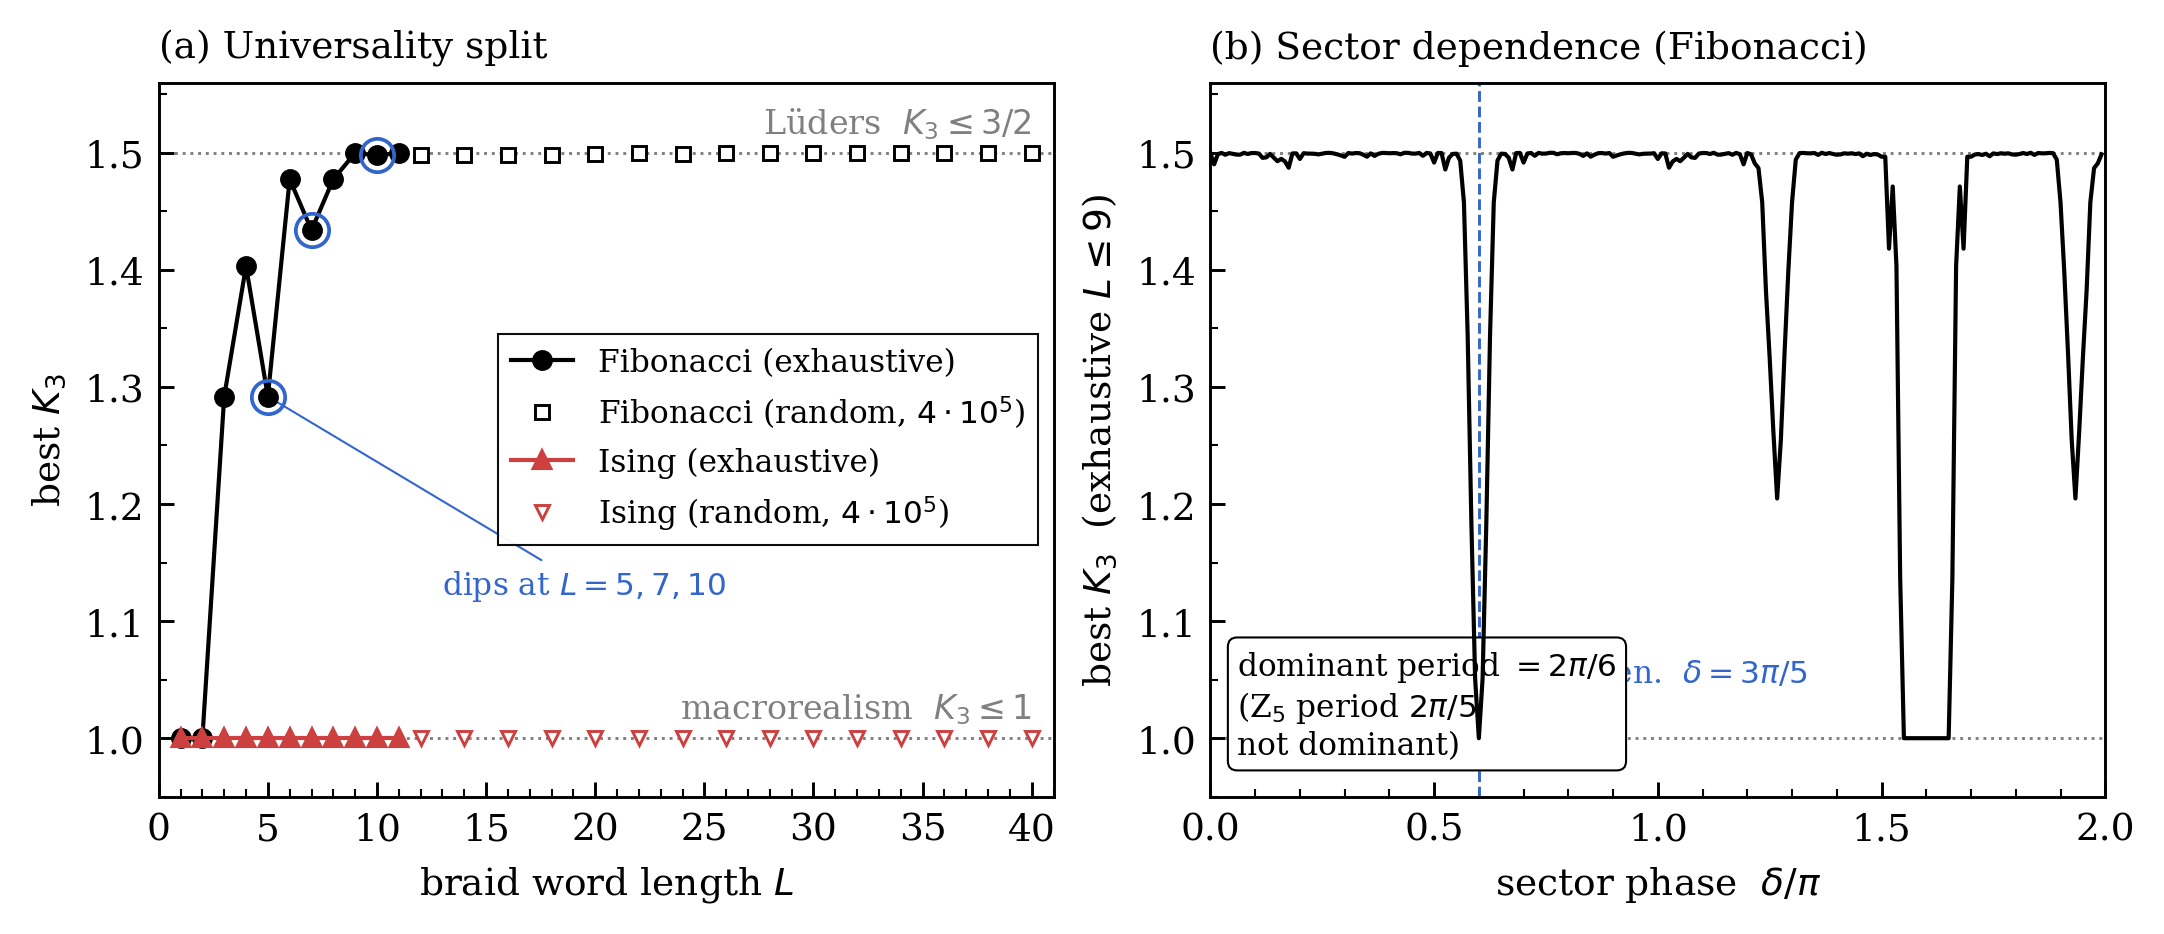

Python code for this plot:
"""
Build the two-panel Letter figure from the three result JSONs:
  lgi_results.json                          (Fibonacci main)
  lgi_ising_results.json                    (Ising)
  lgi_period_and_purestate_results.json     (Fibonacci period scan
                                             + pure-state robustness)

Output: lgi_letter_figure.png

  Panel A  best K3 versus braid length L for Fibonacci and Ising.
           Horizontal markers at K3 = 1 (macrorealism) and 3/2 (Lueders).
  Panel B  K3(delta) sector scan for Fibonacci, with the scalar-singularity
           point delta = 3 pi / 5 marked, and the dominant Fourier period
           2 pi / 6 annotated.
"""
import json
import os
import numpy as np
import matplotlib.pyplot as plt
from matplotlib.ticker import MultipleLocator

HERE = os.path.dirname(os.path.abspath(__file__))


def _find(name):
    """Look for a result JSON next to this script first, then one level up."""
    for cand in (os.path.join(HERE, name),
                 os.path.join(os.path.abspath(os.path.join(HERE, os.pardir)),
                              name)):
        if os.path.exists(cand):
            return cand
    raise FileNotFoundError(name)


with open(_find('lgi_results.json')) as f:
    FIB = json.load(f)
with open(_find('lgi_ising_results.json')) as f:
    ISI = json.load(f)
with open(_find('lgi_period_and_purestate_results.json')) as f:
    EXT = json.load(f)


# ---------- gather data --------------------------------------------------------
fib_L = sorted(int(k) for k in FIB['exhaustive_delta0'])
fib_K3 = [FIB['exhaustive_delta0'][str(L)]['K3'] for L in fib_L]
fib_random_L = sorted(int(k) for k in FIB['random_convergence'])
fib_random_K3 = [FIB['random_convergence'][str(L)] for L in fib_random_L]

isi_L = sorted(int(k) for k in ISI['exhaustive_delta0'])
isi_K3 = [ISI['exhaustive_delta0'][str(L)]['K3'] for L in isi_L]
isi_random_L = sorted(int(k) for k in ISI['random_convergence'])
isi_random_K3 = [ISI['random_convergence'][str(L)] for L in isi_random_L]

delta_over_pi = np.array(EXT['period_scan']['delta_over_pi'])
K3_sweep = np.array(EXT['period_scan']['K3'])
period_pi = EXT['period_scan']['period_pi']
dominant_k = EXT['period_scan']['dominant_k']


# ---------- plot ---------------------------------------------------------------
plt.rcParams.update({
    'font.family': 'serif',
    'font.size': 9,
    'axes.linewidth': 0.7,
    'xtick.major.width': 0.7,
    'ytick.major.width': 0.7,
    'xtick.direction': 'in',
    'ytick.direction': 'in',
    'xtick.minor.visible': True,
    'ytick.minor.visible': True,
    'xtick.minor.width': 0.5,
    'ytick.minor.width': 0.5,
})

fig, axes = plt.subplots(1, 2, figsize=(7.1, 3.0), constrained_layout=True)


# --- Panel A:  K3(L) for Fibonacci vs. Ising ---
axA = axes[0]
axA.axhline(1.0, color='gray', linestyle=':', linewidth=0.7, zorder=1)
axA.axhline(1.5, color='gray', linestyle=':', linewidth=0.7, zorder=1)
axA.text(40.0, 1.01, 'macrorealism  $K_3 \\leq 1$', ha='right', va='bottom',
         fontsize=8, color='gray')
axA.text(40.0, 1.51, u'Lüders  $K_3 \\leq 3/2$', ha='right', va='bottom',
         fontsize=8, color='gray')

axA.plot(fib_L, fib_K3, 'o-', markersize=4, linewidth=1.0,
         color='black', label='Fibonacci (exhaustive)', zorder=4)

# Mark the non-monotonicity dips at L = 5, 7, 10
DIP_LS = [5, 7, 10]
for L_dip in DIP_LS:
    K_dip = fib_K3[L_dip - 1]
    axA.plot(L_dip, K_dip, 'o', markersize=8, markerfacecolor='none',
             markeredgecolor='#3366cc', markeredgewidth=0.9, zorder=5)
axA.annotate('dips at $L=5,7,10$',
             xy=(5, fib_K3[4]), xytext=(13, 1.13),
             fontsize=7.5, color='#3366cc', ha='left', va='center',
             arrowprops=dict(arrowstyle='-', color='#3366cc',
                             linewidth=0.5, shrinkA=0, shrinkB=2))
axA.plot(fib_random_L, fib_random_K3, 's', markersize=3.5,
         markerfacecolor='white', markeredgecolor='black', markeredgewidth=0.7,
         label='Fibonacci (random, $4 \\cdot 10^5$)', zorder=3)

axA.plot(isi_L, isi_K3, '^-', markersize=4, linewidth=1.0,
         color='#cc4040', label='Ising (exhaustive)', zorder=4)
axA.plot(isi_random_L, isi_random_K3, 'v', markersize=3.5,
         markerfacecolor='white', markeredgecolor='#cc4040', markeredgewidth=0.7,
         label='Ising (random, $4 \\cdot 10^5$)', zorder=3)

axA.set_xlabel('braid word length $L$')
axA.set_ylabel(r'best $K_3$')
axA.set_xlim(0, 41)
axA.set_ylim(0.95, 1.56)
axA.xaxis.set_major_locator(MultipleLocator(5))
axA.xaxis.set_minor_locator(MultipleLocator(1))
axA.yaxis.set_major_locator(MultipleLocator(0.1))
axA.yaxis.set_minor_locator(MultipleLocator(0.05))
axA.legend(loc='center right', fontsize=7.5, framealpha=0.95,
           edgecolor='black', fancybox=False).get_frame().set_linewidth(0.5)
axA.set_title('(a) Universality split', fontsize=9, loc='left')


# --- Panel B:  K3(delta) sector scan, Fibonacci, dominant period 2 pi / 6 ---
axB = axes[1]
axB.axhline(1.0, color='gray', linestyle=':', linewidth=0.7, zorder=1)
axB.axhline(1.5, color='gray', linestyle=':', linewidth=0.7, zorder=1)

# the scalar-singularity point delta = 3 pi / 5  =  0.6 pi
axB.axvline(0.6, color='#3366cc', linestyle='--', linewidth=0.7, zorder=2)
axB.text(0.62, 1.04, r'scalar gen.  $\delta = 3\pi/5$',
         fontsize=7.5, color='#3366cc', ha='left', va='bottom')

axB.plot(delta_over_pi, K3_sweep, '-', linewidth=1.0, color='black', zorder=4)

axB.set_xlabel(r'sector phase  $\delta / \pi$')
axB.set_ylabel(r'best $K_3$  (exhaustive $L \leq 9$)')
axB.set_xlim(0, 2)
axB.set_ylim(0.95, 1.56)
axB.xaxis.set_major_locator(MultipleLocator(0.5))
axB.xaxis.set_minor_locator(MultipleLocator(0.1))
axB.yaxis.set_major_locator(MultipleLocator(0.1))
axB.yaxis.set_minor_locator(MultipleLocator(0.05))

period_txt = (
    f'dominant period $= 2\\pi / {dominant_k}$\n'
    f'(Z$_5$ period $2\\pi / 5$\nnot dominant)'
)
axB.text(0.03, 0.05, period_txt, transform=axB.transAxes, fontsize=7.5,
         ha='left', va='bottom',
         bbox=dict(facecolor='white', edgecolor='black', linewidth=0.5,
                   boxstyle='round,pad=0.3'))
axB.set_title('(b) Sector dependence (Fibonacci)', fontsize=9, loc='left')


outpath = os.path.join(HERE, 'lgi_letter_figure.png')
fig.savefig(outpath, dpi=300, bbox_inches='tight')
print(f"-> {outpath}")
print(f"   panel A : Fibonacci vs Ising K3(L)")
print(f"   panel B : Fibonacci K3(delta), dominant period 2 pi / {dominant_k}")
